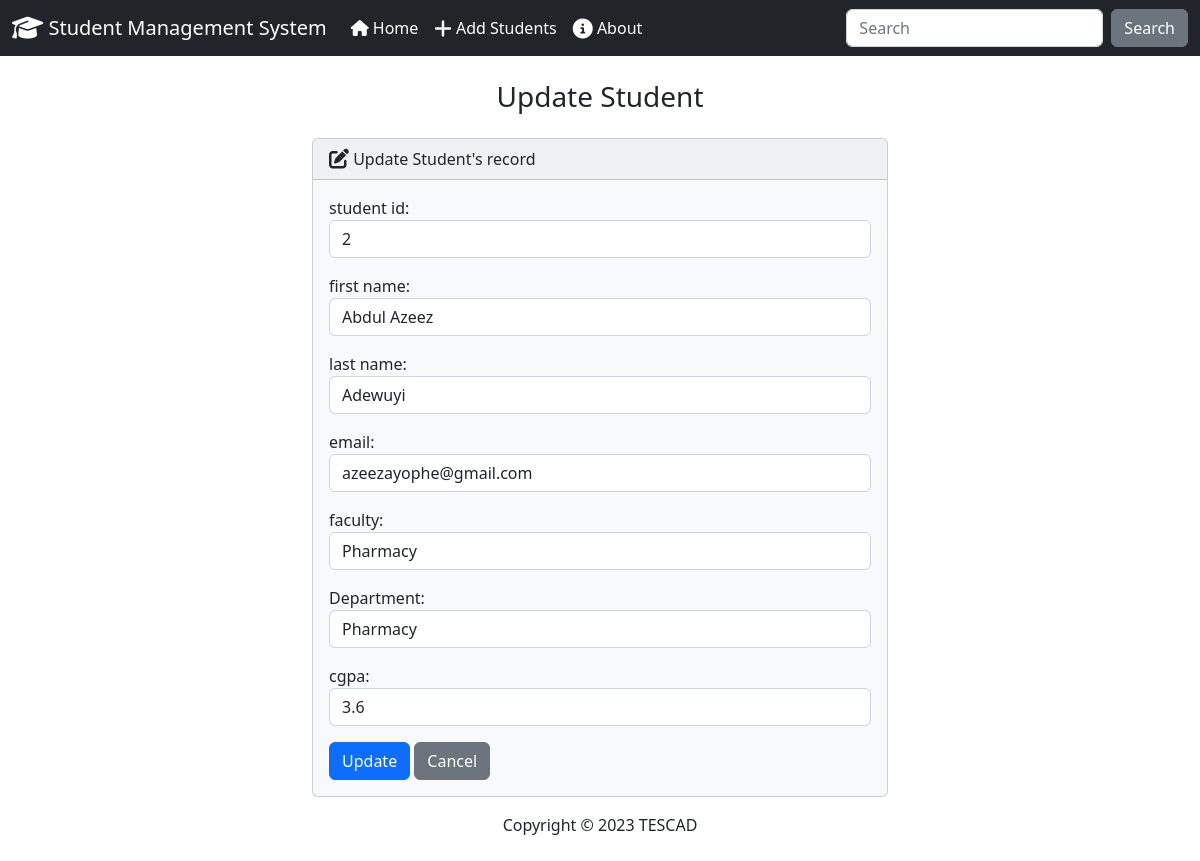
The app's page /update/2/ with its own data.
### students/models.py (models this page shows, shortened)
class Student(models.Model):
    student_id = models.PositiveIntegerField()
    firstname = models.CharField(max_length=25)
    lastname = models.CharField(max_length=25)
    email = models.EmailField()
    faculty = models.CharField(max_length=50)
    department = models.CharField(max_length=50)
    cgpa = models.FloatField()

### students/views.py (the view)
# urls.py: path('update/<int:id>/', views.update, name='update'),
def update(request, id):
    if request.method == 'POST':
        student =  Student.objects.get(pk=id)
        form = StudentForm(request.POST, instance=student)
        if form.is_valid():
            form.save()
            return render(request, 'students/update.html', {
                'form': form,
                'success': True
            })
    else:
        student = Student.objects.get(pk=id)
        form =  StudentForm(instance=student)
        return render(request, 'students/update.html', {
            'form':form,
        })

### students/forms.py
class StudentForm(forms.ModelForm):
    class Meta:
        model = Student
        fields = ["student_id", "firstname", "lastname", "email", "faculty", "department", "cgpa"]
        labels = {
            "student_id": "student id",
            "firstname": "first name",
            "lastname": "last name",
            "email": "email",
            "faculty": "faculty",
            "departmanet": "department",
            "cgpa":"cgpa"
        }
        widgets = {
            "student_id": forms.NumberInput(attrs={"class":"form-control"}),
            "firstname": forms.TextInput(attrs={"class":"form-control"}),
            "lastname": forms.TextInput(attrs={"class":"form-control"}),
            "email": forms.EmailInput(attrs={"class":"form-control"}),
            "faculty": forms.TextInput(attrs={"class":"form-control"}),
            "department": forms.TextInput(attrs={"class":"form-control"}),
            "cgpa": forms.NumberInput(attrs={"class":"form-control"}),
        }

### students/templates/students/update.html (shortened to what this page needs)
{% extends 'students/base.html' %}
{% block content %}
<h3 class="text-center m-4"> Update Student </h3>
{% if success %}
    <div class="alert alert-success" role="alert">
        student updated successfully
        <a href="{% url 'students:index' %}" class="alert-link">Home</a>
    </div>
{% else %}
<div class="row justify-content-center ">
    <div class="col-6">
        <div class="card bg-light mb-3" style="max-width: 50rem;">
            <div class="card-header">
                <i class="fa-solid fa-pen-to-square fa-lg "></i> Update Student's record
            </div>
            <div class="card-body">
                <form action="" method="POST">
                    {{ form.as_p }}
                    <button type="submit" class="btn btn-primary">Update</button>
                    <a href="{% url 'students:index' %}" class="btn btn-secondary">Cancel</a>
                </form>
            </div>
        </div>
    </div>
</div>
{% endif %}
{% endblock content %}

### records on screen
Student: student_id "2", firstname "Abdul Azeez", lastname "Adewuyi", email "azeezayophe@gmail.com", faculty "Pharmacy", department "Pharmacy", cgpa "3.6"
